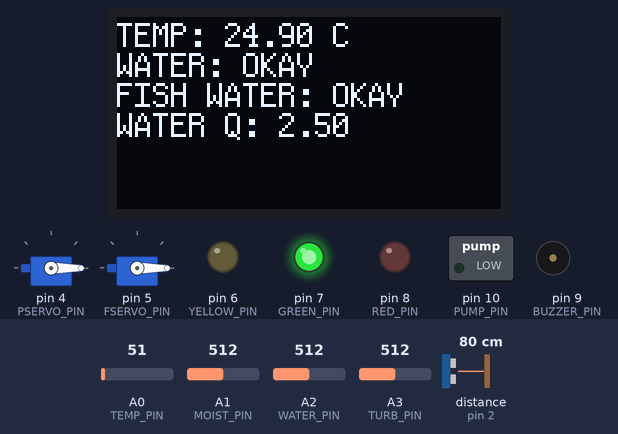
Bench run of a sketch on a simulated Arduino Uno, built with avr-gcc and run on an emulated ATmega328P. Parts: 2 × servo, 128×64 one-colour display, switched loads named in the sketch (green lamp = pin HIGH), output pins drawn as LEDs (lit = HIGH), buzzer (waves = sounding, pin HIGH). Wiring (inferred from the names in the program): ultrasonic range finder: trigger pin 3; echo pin 2. The inputs (shaded band) are chosen by the test bench; at power-on: A2 (WATER_PIN) = 512, A3 (TURB_PIN) = 512, A0 (TEMP_PIN) = 51, A1 (MOIST_PIN) = 512, distance to the obstacle (sensor on pin 2) 80 cm. The echo pulse lasts 58.3 µs per cm; pins used as bus, display or sensor lines are not drawn; what the sketch prints to the serial monitor is not drawn.

Above: at 1.2 s.
1.3 s: A2 (WATER_PIN) set to 222
3.4 s: A2 (WATER_PIN) set to 202
At 5.5 s:
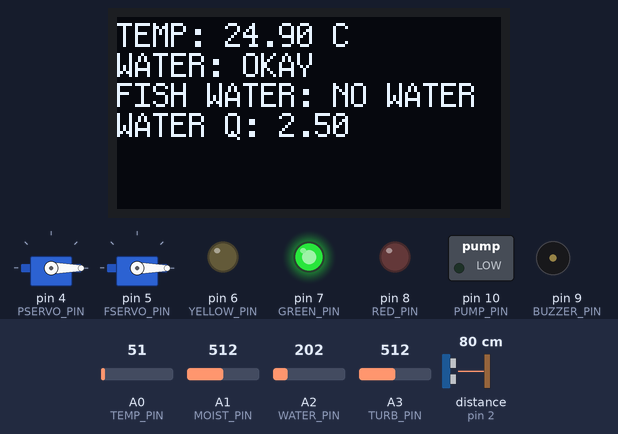
5.8 s: A3 (TURB_PIN) set to 30
At 7.2 s:
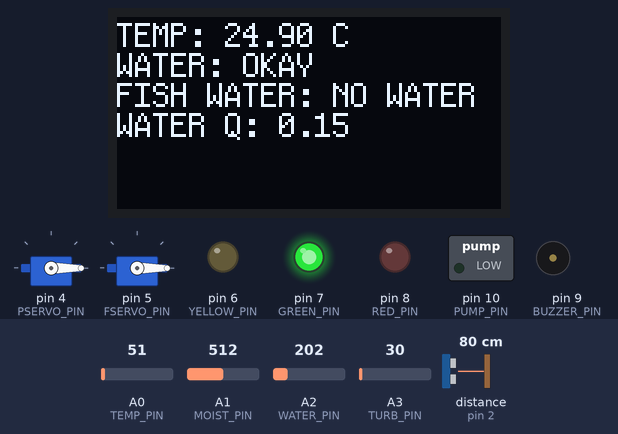
8.1 s: A0 (TEMP_PIN) set to 15
At 9.2 s:
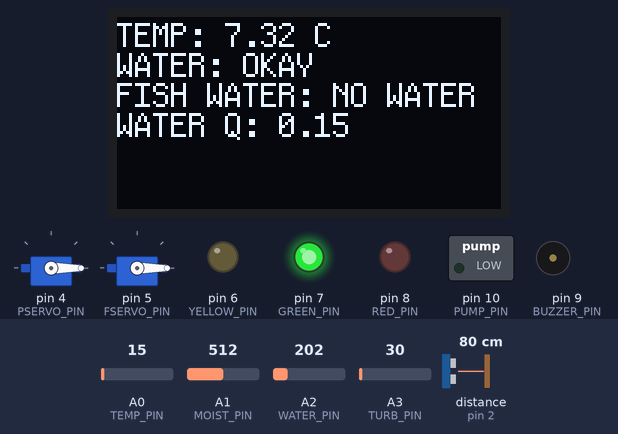
10.3 s: A0 (TEMP_PIN) set to 30
At 11.5 s:
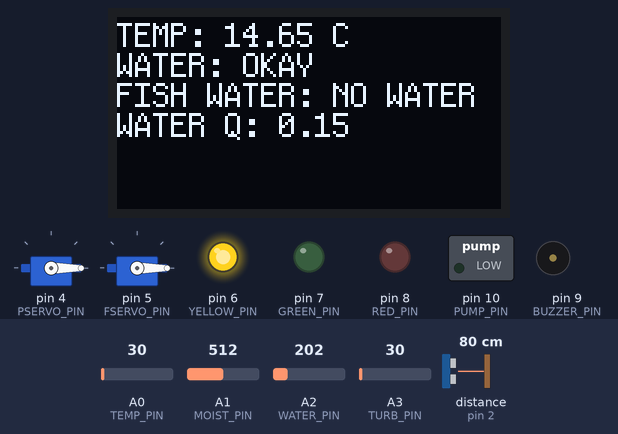
Timing chart, 0 to 13.3 s (numbered marks = the images above; inputs shaded):
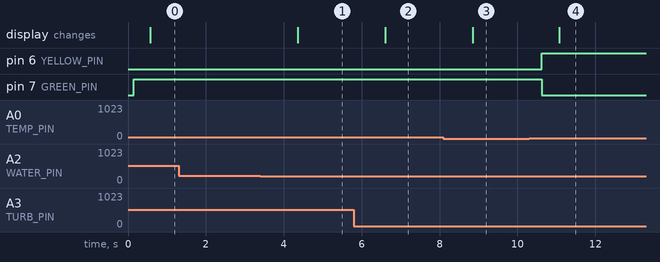

The sketch:

Code.ino
```cpp
// OLED DISPLAY
#include <U8glib.h>
// SERVO MOTORS
#include <Servo.h>

U8GLIB_SH1106_128X64 oled(U8G_I2C_OPT_NONE);

// PIN CONFIGURATION
#define ECHO_PIN 2
#define TRIG_PIN 3
#define PSERVO_PIN 4
#define FSERVO_PIN 5
#define YELLOW_PIN 6
#define GREEN_PIN 7
#define RED_PIN 8
#define BUZZER_PIN 9
#define PUMP_PIN 10
#define TEMP_PIN A0
#define MOIST_PIN A1
#define WATER_PIN A2
#define TURB_PIN A3

// GLOBAL VARIABLES.
unsigned int pServoStart = 0, fServoStart = 0;
int timeMics = 0, distance, moisture, water;
float tempC, turb;

// SERVO MOTORS
Servo pServo;  // Poultry Servo
Servo fServo;  // Fish Servo

// GET CURRENT RUNTIME
int getCurrentTime()
{
  return millis() / 1000;
}

// CALCULATE DISTANCE WITH ULTRASONIC
int calculateDistance()
{
  for (int i = 0; i < 10; i++)
  {
    digitalWrite(TRIG_PIN, LOW);
    delayMicroseconds(2);
    digitalWrite(TRIG_PIN, HIGH);
    delayMicroseconds(10);
    digitalWrite(TRIG_PIN, LOW);
    timeMics += pulseIn(ECHO_PIN, HIGH);
  }
  timeMics = timeMics / 10;
  distance = timeMics / 29 / 2;
  return distance;
}

// CALCULATE TEMPERATURE
void calculateTemp()
{
  float sensorTemp, avgTemp = 0;
  int count = 0;

  while (count < 500)
  {
    sensorTemp = analogRead(TEMP_PIN);
    if (sensorTemp != 0.00)
    {
      avgTemp = avgTemp + sensorTemp;
      count++;
    }
  }
  avgTemp = avgTemp / 500;
  tempC = avgTemp * 0.48828125;
  // Serial.println(tempC);
}

// LED CONTROL
void tempLedControl()
{
  if (tempC < 40 && tempC > 15)
  {
    digitalWrite(YELLOW_PIN, LOW);
    digitalWrite(GREEN_PIN, HIGH);
    digitalWrite(RED_PIN, LOW);
    digitalWrite(BUZZER_PIN, LOW);
  }
  else if (tempC >= 40)
  {
    digitalWrite(YELLOW_PIN, LOW);
    digitalWrite(GREEN_PIN, LOW);
    digitalWrite(RED_PIN, HIGH);
    digitalWrite(BUZZER_PIN, HIGH);
  }
  else
  {
    digitalWrite(YELLOW_PIN, HIGH);
    digitalWrite(GREEN_PIN, LOW);
    digitalWrite(RED_PIN, LOW);
    digitalWrite(BUZZER_PIN, LOW);
  }
}

// CALCULATE MOISTURE
void calculateMoisture()
{
  for (int i = 0; i < 10; i++)
  {
    moisture += analogRead(MOIST_PIN);
  }
  moisture = moisture / 10;
  moisture = map(moisture, 1023, 0, 0, 100);

  if (moisture <= 20)
  {
    digitalWrite(PUMP_PIN, HIGH);

  }
  else
  {
    digitalWrite(PUMP_PIN, LOW);
  }
}

// FISH WATER LEVEL
void checkWater()
{
  water = analogRead(WATER_PIN);
  water = map(water, 0, 1023, 0, 100);
}

// WATER QUALITY MONITOR
void checkWaterQuality() {
  for (int i = 0; i < 10; i++)
  {
    turb += analogRead(TURB_PIN);
  }
  turb = turb / 10;
  turb = turb * (5.0 / 1023.0);
  Serial.println(turb);
}

// OLED DISPLAY
void showInfo()
{
  oled.setFont(u8g_font_profont12);

  oled.setPrintPos(0, 10);
  oled.print("TEMP: ");
  oled.print(tempC);
  oled.print(" C");

  oled.setPrintPos(0, 20);
  oled.print("WATER: ");
  if (moisture <= 20)
  {
    oled.print("NO WATER");
  }
  else
  {
    oled.print("OKAY");
  }

  oled.setPrintPos(0, 30);
  oled.print("FISH WATER: ");
  if (water <= 20)
  {
    oled.print("NO WATER");
  }
  else
  {
    oled.print("OKAY");
  }

  oled.setPrintPos(0, 40);
  oled.print("WATER Q: ");
  oled.print(turb);
}

void setup()
{
  // SERIAL COMMUNICATION
  Serial.begin(9600);
  // ULTRASONIC

  pinMode(TRIG_PIN, OUTPUT);
  pinMode(ECHO_PIN, INPUT);
  // SERVO MOTORS

  pServo.attach(PSERVO_PIN);
  pServo.write(0);
  fServo.attach(FSERVO_PIN);
  fServo.write(0);

  // TEMPERATURE
  pinMode(YELLOW_PIN, OUTPUT);
  pinMode(GREEN_PIN, OUTPUT);
  pinMode(RED_PIN, OUTPUT);
  pinMode(BUZZER_PIN, OUTPUT);

  // PUMPS
  pinMode(PUMP_PIN, OUTPUT);
  oled.begin();
}

void loop()
{
  // POULTRY FEEDING
  if (calculateDistance() <= 10)
  {
    if (getCurrentTime() - pServoStart >= 15)
    {
      pServo.write(45);
      delay(1000);
      pServo.write(0);
      pServoStart = getCurrentTime();
    }
  }

  // FISH FEEDING
  if (getCurrentTime() - fServoStart >= 30)
  {
    fServo.write(45);
    delay(1000);
    fServo.write(0);
    fServoStart = getCurrentTime();
  }

  // TEMPERATURE MONITORING
  calculateTemp();
  if (tempC > 10 && tempC < 50)
  {
    tempLedControl();
  }

  // WATER MONITORING
  calculateMoisture();
  checkWater();
  checkWaterQuality();

  // OLED
  oled.firstPage();
  do
  {
    showInfo();
  }
  while (oled.nextPage());
  oled.firstPage();
}
```

Measured:
- the behaviour switches between 215 and 214 on A2 (WATER_PIN) (found by bisection; images 0 and 1)
- after the input at 1.3 s, every drawn part: stays the same
- after the input at 3.4 s, the display: changes after 0.95 s (image 1)
- after the input at 5.8 s, the display: changes after 0.81 s (image 2)
- after the input at 8.1 s, the display: changes after 0.75 s (image 3)
- after the input at 10.3 s, pin 6 (YELLOW_PIN): LOW → HIGH after 0.32 s; pin 7 (GREEN_PIN): HIGH → LOW after 0.32 s; the display: changes after 0.77 s (image 4)
